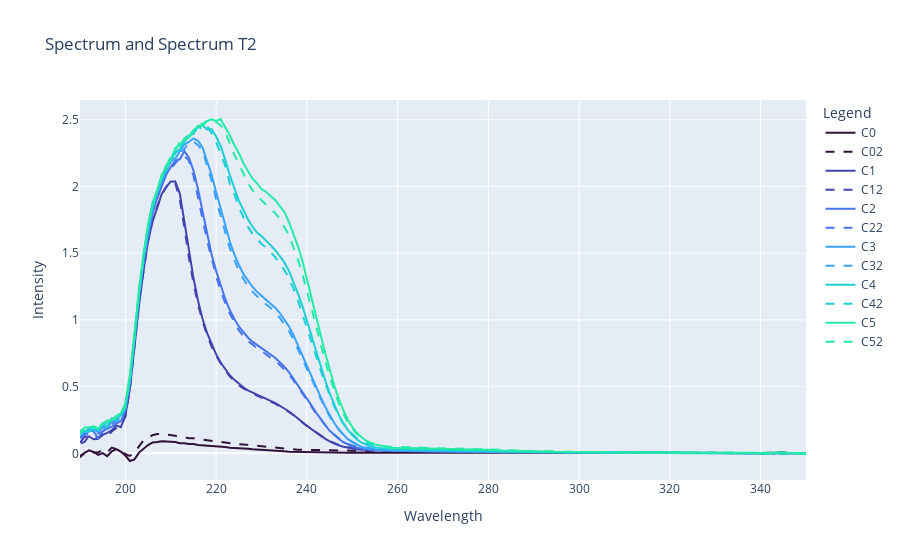

Notebook cell for this chart:
### Code cell
fig = go.Figure()

colors = px.colors.sequential.Turbo

for i in range(6):
    spectrum = pd.read_csv(f'./data/C{i}.TXT', sep='\t', header=None, skiprows=19)  # Adjust the delimiter if necessary
    spectrumt2 = pd.read_csv(f'./data/C{i}2.TXT', sep='\t', header=None, skiprows=19)  # Adjust the delimiter if necessary
    spectrum.columns = ['Wavelength', 'Intensity']
    spectrumt2.columns = ['Wavelength', 'Intensity']
    spectrum = spectrum.dropna()
    spectrumt2 = spectrumt2.dropna()

    spectrum['Intensity'] = spectrum['Intensity'] - fondo['Intensity']
    spectrumt2['Intensity'] = spectrumt2['Intensity'] - fondo['Intensity']

    # appaio code:
    coda = spectrum['Intensity'][spectrum['Wavelength'] == 340].values[0]
    coda2 = spectrumt2['Intensity'][spectrumt2['Wavelength'] == 340].values[0]
    spectrum['Intensity'] = spectrum['Intensity'] - coda
    spectrumt2['Intensity'] = spectrumt2['Intensity'] - coda2

    fig.add_trace(go.Scatter(x=spectrum['Wavelength'], y=spectrum['Intensity'], mode='lines', name=f'C{i}', line_color=colors[i]))
    fig.add_trace(go.Scatter(x=spectrumt2['Wavelength'], y=spectrumt2['Intensity'], mode='lines', name=f'C{i}2', line_color=colors[i], line=dict(dash='dash')))

fig.update_layout(
    title='Spectrum and Spectrum T2',
    xaxis_title='Wavelength',
    yaxis_title='Intensity',
    legend_title='Legend'
)

fig.show()

### Figure 1 — Plotly figure (JSON) as saved in the notebook; plotly's stock layout.template omitted (floating-point values rounded to 4 significant figures; data arrays with more than 128 entries replaced by an {"elided": "..."} marker saying what was removed)
{"data": [{"line": {"color": "#30123b"}, "mode": "lines", "name": "C0", "type": "scatter", "x": {"elided": "161 float values"}, "y": {"elided": "161 float values"}}, {"line": {"color": "#30123b", "dash": "dash"}, "mode": "lines", "name": "C02", "type": "scatter", "x": {"elided": "161 float values"}, "y": {"elided": "161 float values"}}, {"line": {"color": "#4145ab"}, "mode": "lines", "name": "C1", "type": "scatter", "x": {"elided": "161 float values"}, "y": {"elided": "161 float values"}}, {"line": {"color": "#4145ab", "dash": "dash"}, "mode": "lines", "name": "C12", "type": "scatter", "x": {"elided": "161 float values"}, "y": {"elided": "161 float values"}}, {"line": {"color": "#4675ed"}, "mode": "lines", "name": "C2", "type": "scatter", "x": {"elided": "161 float values"}, "y": {"elided": "161 float values"}}, {"line": {"color": "#4675ed", "dash": "dash"}, "mode": "lines", "name": "C22", "type": "scatter", "x": {"elided": "161 float values"}, "y": {"elided": "161 float values"}}, {"line": {"color": "#39a2fc"}, "mode": "lines", "name": "C3", "type": "scatter", "x": {"elided": "161 float values"}, "y": {"elided": "161 float values"}}, {"line": {"color": "#39a2fc", "dash": "dash"}, "mode": "lines", "name": "C32", "type": "scatter", "x": {"elided": "161 float values"}, "y": {"elided": "161 float values"}}, {"line": {"color": "#1bcfd4"}, "mode": "lines", "name": "C4", "type": "scatter", "x": {"elided": "161 float values"}, "y": {"elided": "161 float values"}}, {"line": {"color": "#1bcfd4", "dash": "dash"}, "mode": "lines", "name": "C42", "type": "scatter", "x": {"elided": "161 float values"}, "y": {"elided": "161 float values"}}, {"line": {"color": "#24eca6"}, "mode": "lines", "name": "C5", "type": "scatter", "x": {"elided": "161 float values"}, "y": {"elided": "161 float values"}}, {"line": {"color": "#24eca6", "dash": "dash"}, "mode": "lines", "name": "C52", "type": "scatter", "x": {"elided": "161 float values"}, "y": {"elided": "161 float values"}}], "layout": {"legend": {"title": {"text": "Legend"}}, "title": {"text": "Spectrum and Spectrum T2"}, "xaxis": {"title": {"text": "Wavelength"}}, "yaxis": {"title": {"text": "Intensity"}}}}
